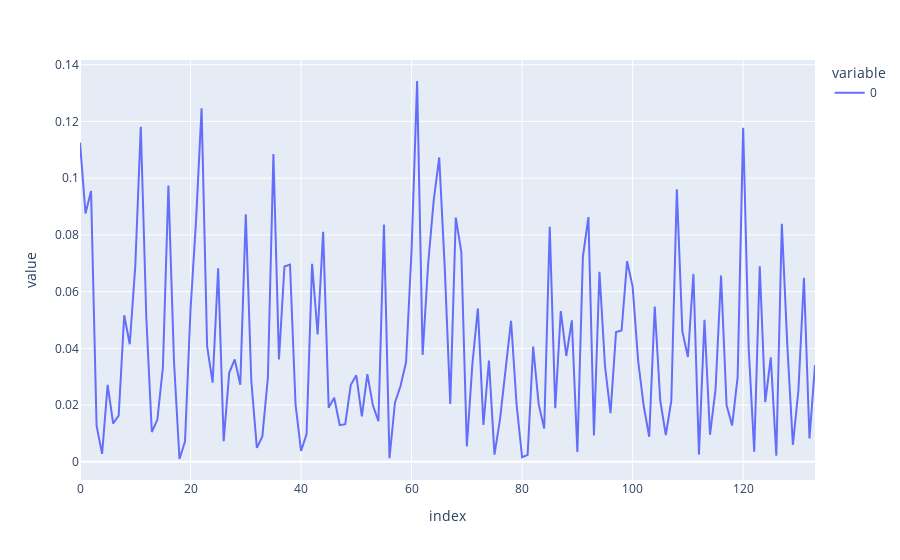

Notebook code for this chart:
### Code cell
px.line(val_losses)

### Figure 1 — Plotly figure (JSON) as saved in the notebook; plotly's stock layout.template omitted (floating-point values rounded to 4 significant figures; data arrays with more than 128 entries replaced by an {"elided": "..."} marker saying what was removed)
{"data": [{"hovertemplate": "variable=0<br>index=%{x}<br>value=%{y}<extra></extra>", "legendgroup": "0", "line": {"color": "#636efa", "dash": "solid"}, "marker": {"symbol": "circle"}, "mode": "lines", "name": "0", "orientation": "v", "showlegend": true, "type": "scatter", "x": {"elided": "134 int values"}, "xaxis": "x", "y": {"elided": "134 float values"}, "yaxis": "y"}], "layout": {"legend": {"title": {"text": "variable"}, "tracegroupgap": 0}, "margin": {"t": 60}, "xaxis": {"anchor": "y", "domain": [0, 1], "title": {"text": "index"}}, "yaxis": {"anchor": "x", "domain": [0, 1], "title": {"text": "value"}}}}
